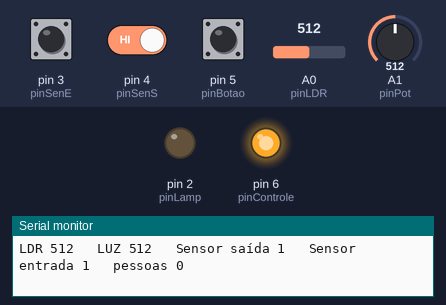
Bench run of a sketch on a simulated Arduino Uno, built with avr-gcc and run on an emulated ATmega328P. Shown: output pins drawn as LEDs (lit = HIGH), the last lines printed to the serial monitor. The test bench sets the inputs (shaded band); at power-on: A0 (pinLDR) = 512, pin 5 (pinBotao) LOW, A1 (pinPot) = 512, pin 3 (pinSenE) HIGH, pin 4 (pinSenS) HIGH.

Above: at 1.2 s.
1.3 s: A0 (pinLDR) set to 525
At 2.6 s:
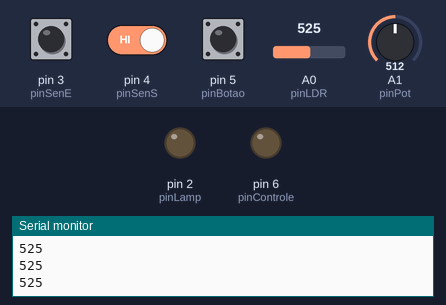
2.9 s: pin 5 (pinBotao) pulled HIGH for 0.15 s
At 4.2 s:
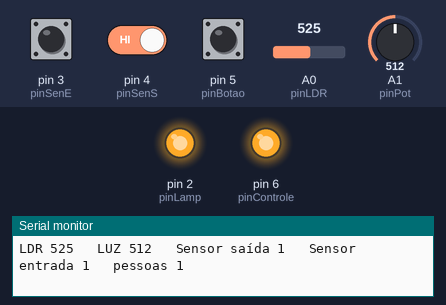
4.5 s: A1 (pinPot) set to 110
7.5 s: A1 (pinPot) set to 93
10.5 s: pin 5 (pinBotao) pulled HIGH for 1 s
At 10.9 s:
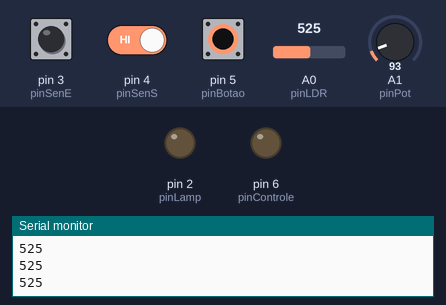
13.0 s: A0 (pinLDR) set to 98
14.5 s: A0 (pinLDR) set to 83
At 14.8 s:
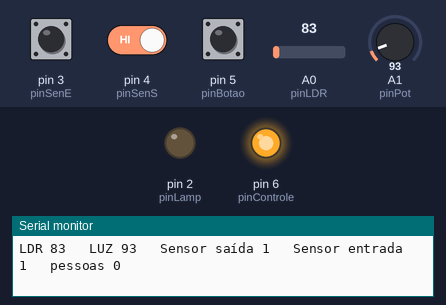
Timing chart, 0 to 17.5 s (numbered marks = the images above; inputs shaded):
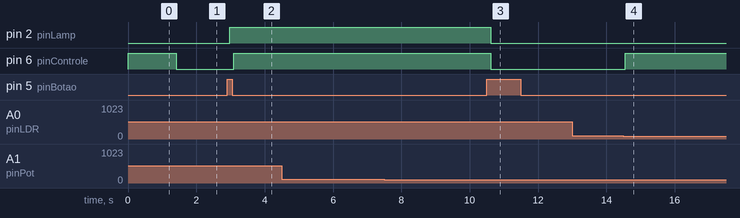

The sketch:

Iluminacao_Inteligente.ino
```cpp
/* DEFINIÇÃO DE PINOS */
#define pinLamp 2 //PORTA LED OU RELÉ
#define pinSenE 3 // PORTA SENSOR DE ENTRADA
#define pinSenS 4 // PORTA SENSOR DE SAÍDA
#define pinBotao 5 // PORTA INTERRUPTOR OU PUSHBUTTON
#define pinControle 6 // PORTA PARA CHAVEAMENTO DO TRANSISTOR
#define pinLDR A0 // PORTA DE SINAL DO LDR
#define pinPot A1 // PORTA DE AJUSTE DO POTENCIÔMETRO

/* VARIÁVEIS GLOBAIS */
int luz = 0; // VARIÁVEL QUE CONTROLA A SENSIBILIDADE
int valorLDR = 0; // VARIÁVEL QUE CONTROLA O VALOR DO LDR
int pessoas = 0; // CONTROLA A QUANTIDADE DE PESSOAS NO AMBIENTE
boolean botaoAcionado = false;
boolean estadoBotao = false;
boolean estAntBotao = false;
boolean estadoE = false;
boolean estAntE = false;
boolean estadoS = false;
boolean estAntS = false;
boolean estadoLamp = false;

void setup() {
  /* DEFINIÇÃO DE ENTRADAS E SAÍDAS */
  pinMode(pinSenE, INPUT);
  pinMode(pinSenS, INPUT);
  pinMode(pinBotao, INPUT);
  pinMode(pinLamp, OUTPUT);
  pinMode(pinControle, OUTPUT);

  /* INICIA O MONITOR SERIAL */
  Serial.begin(9600);
}

// FUNÇÃO QUE REALIZA A LEITURA DOS SENSORES
void leituraSensores() {
  Serial.print("LDR ");
  Serial.print (valorLDR);
  Serial.print("   LUZ ");
  Serial.print (luz);
  Serial.print("   Sensor saída ");
  Serial.print(estadoS);
  Serial.print("   Sensor entrada ");
  Serial.print(estadoE);
  estadoE = digitalRead(pinSenE);
  estadoS = digitalRead(pinSenS);
  if (estadoE == false && estAntE == true) {
    if (estadoS == false) {
      pessoas++;
    }
  }
  estAntE = estadoE; // ESTADO ANTERIOR É IGUALADO AO ESTADO ATUAL
  if (estadoS == false && estAntS == true) {
    if (estadoE == false) {
      pessoas--;
      if (pessoas < 0) {
        pessoas = 0;
      }
    }
  }
  estAntS = estadoS; // ESTADO ANTERIOR É IGUALADO AO ESTADO ATUAL
  Serial.print("   pessoas ");
  Serial.println(pessoas);
}

// FUNÇÃO PARA ACIONAMENTO DA LÂMPADA
void lampada() {
  if ( pessoas >= 1) {
    estadoLamp = true;
  } else if ( pessoas == 0) {
    estadoLamp = false;
  }
  // digitalWrite(pinLamp, !estadoLamp);
  digitalWrite(pinLamp, estadoLamp);
}

// REALIZA LEITURA DO LDR
void leituraLDR() {
  valorLDR = analogRead(pinLDR);
}

void loop() { // INÍCIO DO LOOP
  // LÊ ESTADOS INICIAIS DOS SENSORES
  luz = analogRead(pinPot);
  // FUNÇÕES DOS SENSORES
  leituraLDR();
  leituraSensores();
  lampada();

  digitalWrite(pinControle, HIGH);

  // VERIFICA AJUSTE PARA DIA OU NOITE
  while (valorLDR > luz && estadoLamp == false) {
    digitalWrite(pinControle, LOW);
    Serial.println(valorLDR);
    estadoBotao = digitalRead(pinBotao);
    // SE O BOTÃO É PRESSIONADO INVERTE ESTADO DA LÂMPADA
    if ( estadoBotao && !estAntBotao) {
      delay(50);
      if ( pessoas >= 1) {
        pessoas = 0;
      } else {
        pessoas = 1;
      }
    }
    estAntBotao = estadoBotao;
    lampada();
    delay(100);
    luz = analogRead(pinPot);
    leituraLDR();
  }

  // LÊ ESTADO DO BOTÃO CASO ESTEJA A NOITE
  estadoBotao = digitalRead(pinBotao);
  if ( estadoBotao && !estAntBotao) {
    delay(50);
    if ( pessoas >= 1) {
      pessoas = 0;
    } else {
      pessoas = 1;
    }
  }
  estAntBotao = estadoBotao;
  delay(10);
} // FINAL DO LOOP
```

Measured:
- the behaviour switches between 512 and 513 on A0 (pinLDR) (found by bisection; images 0 and 1)
- the behaviour switches between 94 and 93 on A0 (pinLDR) (found by bisection; images 3 and 4)
- after the input at 1.3 s, pin 6 (pinControle): HIGH → LOW after 0.12 s
- after the input at 2.9 s, pin 2 (pinLamp): LOW → HIGH after 0.08 s; pin 6 (pinControle): LOW → HIGH after 0.19 s
- after the input at 10.5 s, pin 2 (pinLamp), pin 6 (pinControle): HIGH → LOW after 0.11 s
- after the input at 14.5 s, pin 6 (pinControle): LOW → HIGH after 0.05 s
